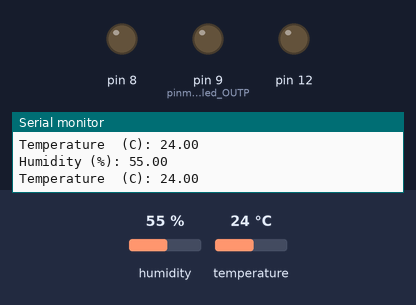
A sketch run on a simulated Arduino Uno, built with avr-gcc and run on an emulated ATmega328P. On the bench: output pins drawn as LEDs (lit = HIGH), the last lines printed to the serial monitor. The test bench sets the inputs (shaded band); at power-on: temperature 24 °C, humidity 55 %.

Above: at 2.8 s.
2.9 s: temperature set to 27 °C
At 4.9 s:
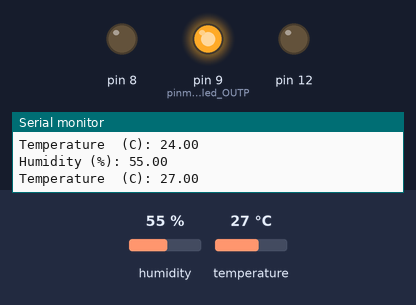
5.6 s: temperature set to 30 °C
At 7.3 s:
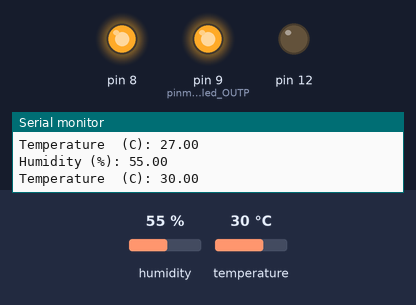
Timing chart, 0 to 8.8 s (numbered marks = the images above; inputs shaded):
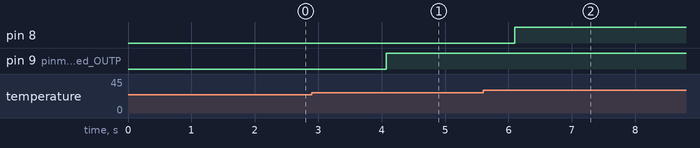

Measured:
- the behaviour switches between 25 and 26 °C on temperature (found by bisection; images 0 and 1)
- the behaviour switches between 28 and 29 °C on temperature (found by bisection; images 1 and 2)
- after the input at 2.9 s, pin 9 (pinmode_make_the_led_OUTP): LOW → HIGH after 1.2 s
- after the input at 5.6 s, pin 8: LOW → HIGH after 0.50 s

The sketch:

DHTsensor.ino
```cpp
#include <dht11.h> //INCLUDE LIBRARY
#define DHT11PIN 4 //define the sensor pin

dht11 DHT11;

void  setup()
{
  Serial.begin(9600); //start the serial monitor at 9600 baud
  pinMode(8, HIGH);
  pinMode(9, HIGH); //pinmode make the led OUTPUT pins
  pinMode(12, HIGH);

}

void loop()
{
  Serial.println(); //make space

  int chk = DHT11.read(DHT11PIN); //reads the sensor pin

  Serial.print("Humidity (%): ");
  Serial.println((float)DHT11.humidity, 2); //prints the humidity

  Serial.print("Temperature  (C): ");
  Serial.println((float)DHT11.temperature, 2); //prints the temp

  if((float)DHT11.temperature >= 29.00){ //if it gets hot turn on red LED
    digitalWrite(8, HIGH);
  }else if((float)DHT11.temperature >= 26.00){ //if its normal turn on red LED
    digitalWrite(9, HIGH);
  }else if ((float)DHT11.temperature <= 25.00){ //if it gets cold turn on red LED
    digitalWrite(10, HIGH);
  }

  delay(2000);

}
```
